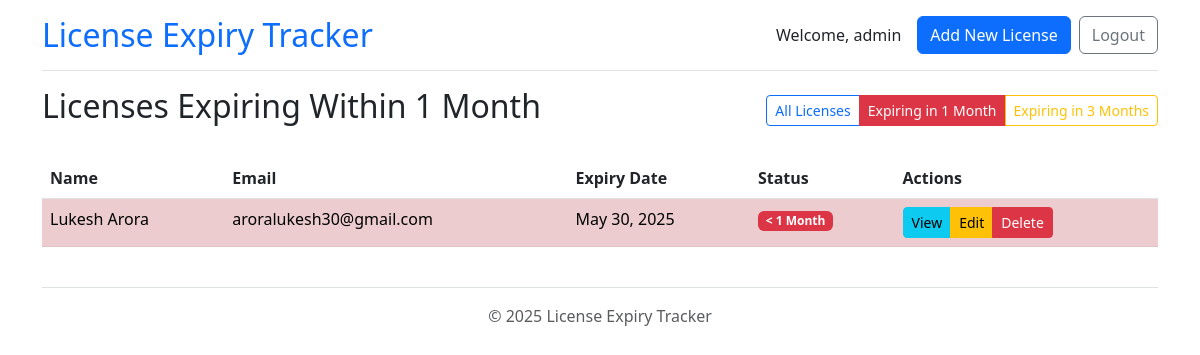
The page /?filter=expires_month (signed in) on the database its author committed.
### app/models.py (models this page shows, shortened)
class License(models.Model):
    first_name = models.CharField(max_length=100)
    last_name = models.CharField(max_length=100)
    email = models.EmailField(max_length=254)
    expiry_date = models.DateField()
    front_photo = models.FileField(upload_to="license_photos/", blank=True, null=True)
    back_photo = models.FileField(upload_to="license_photos/", blank=True, null=True)
    created_at = models.DateTimeField(auto_now_add=True)
    updated_at = models.DateTimeField(auto_now=True)
    @property
    def is_expired(self):
        return self.expiry_date < timezone.now().date()
    @property
    def expires_within_month(self):
        today = timezone.now().date()
        thirty_days_later = today + timezone.timedelta(days=30)
        return today <= self.expiry_date <= thirty_days_later

### app/views.py (the view, shortened to what this page needs)
# urls.py: path('', views.home, name='home'),
@login_required(login_url='login')
def home(request):
    filter_type = request.GET.get('filter', 'all')
    if filter_type == 'expires_month':
        today = timezone.now().date()
        thirty_days_later = today + timezone.timedelta(days=30)
        licenses = License.objects.filter(
            expiry_date__gte=today,
            expiry_date__lte=thirty_days_later
        ).order_by('expiry_date')
        filter_title = "Licenses Expiring Within 1 Month"
    else:
        licenses = License.objects.all().order_by('expiry_date')
        filter_title = "All Licenses"
    context = {
        'licenses': licenses,
        'filter_type': filter_type,
        'filter_title': filter_title
    }
    return render(request, 'app/home.html', context)

### app/templates/app/home.html (shortened to what this page needs)
{% extends 'app/base.html' %}
{% block content %}
<div class="row">
    <div class="col-12">
        <div class="d-flex flex-column flex-md-row justify-content-between align-items-md-center mb-4">
            <h2>{{ filter_title }}</h2>
            <div class="btn-group mt-3 mt-md-0">
                <a href="{% url 'home' %}" class="btn btn-sm {% if filter_type == 'all' %}btn-primary{% else %}btn-outline-primary{% endif %}">All Licenses</a>
                <a href="{% url 'home' %}?filter=expires_month" class="btn btn-sm {% if filter_type == 'expires_month' %}btn-danger{% else %}btn-outline-danger{% endif %}">Expiring in 1 Month</a>
                <a href="{% url 'home' %}?filter=expires_three_months" class="btn btn-sm {% if filter_type == 'expires_three_months' %}btn-warning{% else %}btn-outline-warning{% endif %}">Expiring in 3 Months</a>
            </div>
        </div>
        {% if licenses %}
            <div class="table-responsive">
                <table class="table table-striped table-hover">
                    <thead>
                        <tr>
                            <th>Name</th>
                            <th class="d-none d-md-table-cell">Email</th>
                            <th>Expiry Date</th>
                            <th>Status</th>
                            <th>Actions</th>
                        </tr>
                    </thead>
                    <tbody>
                        {% for license in licenses %}
                            <tr class="{% if license.is_expired %}expired{% endif %} {% if license.expires_within_month %}table-danger{% elif license.expires_within_three_months %}table-warning{% endif %}">
                                <td>{{ license.first_name }} {{ license.last_name }}</td>
                                <td class="d-none d-md-table-cell">{{ license.email }}</td>
                                <td>{{ license.expiry_date }}</td>
                                <td>
                                    {% if license.is_expired %}
                                        <span class="badge bg-danger">Expired</span>
                                    {% elif license.expires_within_month %}
                                        <span class="badge bg-danger">< 1 Month</span>
                                    {% elif license.expires_within_three_months %}
                                        <span class="badge bg-warning text-dark">< 3 Months</span>
                                    {% else %}
                                        <span class="badge bg-success">Valid</span>
                                    {% endif %}
                                </td>
                                <td>
                                    <div class="btn-group" role="group">
                                        <a href="{% url 'license_detail' license.pk %}" class="btn btn-sm btn-info">
                                            <span class="d-none d-md-inline">View</span>
                                        </a>
                                        <a href="{% url 'license_update' license.pk %}" class="btn btn-sm btn-warning">
                                            <span class="d-none d-md-inline">Edit</span>
                                        </a>
                                        <a href="{% url 'license_delete' license.pk %}" class="btn btn-sm btn-danger">
                                            <span class="d-none d-md-inline">Delete</span>
                                        </a>
                                    </div>
                                </td>
                            </tr>
                        {% endfor %}
                    </tbody>
                </table>
            </div>
        {% endif %}
    </div>
</div>
{% endblock %}

### app/templates/app/base.html (shortened to what this page needs)
<!DOCTYPE html>
<html lang="en">
<head>
    <link href="https://cdn.jsdelivr.net/npm/bootstrap@5.3.0/dist/css/bootstrap.min.css" rel="stylesheet">
</head>
<body>    <div class="container">
        <header class="pb-3 mb-3 border-bottom">
            <div class="d-flex flex-column flex-sm-row justify-content-between align-items-center">
                <h1 class="h2 mb-2 mb-sm-0"><a href="{% url 'home' %}" class="text-decoration-none">License Expiry Tracker</a></h1>
                <div class="d-flex align-items-center">
                    {% if user.is_authenticated %}
                        <span class="me-3 d-none d-md-block">Welcome, {{ user.username }}</span>
                        <a href="{% url 'license_create' %}" class="btn btn-primary btn-responsive me-2">Add New License</a>
                        <a href="{% url 'logout' %}" class="btn btn-outline-secondary btn-responsive">Logout</a>
                    {% else %}
                        <a href="{% url 'login' %}" class="btn btn-outline-primary btn-responsive">Login</a>
                    {% endif %}
                </div>
            </div>
        </header>
        <main>
            {% block content %}
            {% endblock %}
        </main>
        <footer class="pt-3 my-4 text-muted border-top">
            <p class="text-center">&copy; {% now "Y" %} License Expiry Tracker</p>
        </footer>
    </div>
</body>
</html>

### app/templates/app/base.html (style rules this page uses)
body { padding-top: 1rem; padding-bottom: 1rem; }

### rows shown on the page
License: first_name "Lukesh", last_name "Arora", email "aroralukesh30@gmail.com", expiry_date "May 30, 2025", shows "< 1 Month"

### other values the page prints
{{ user.username }} "admin"
{{ filter_title }} "Licenses Expiring Within 1 Month"
